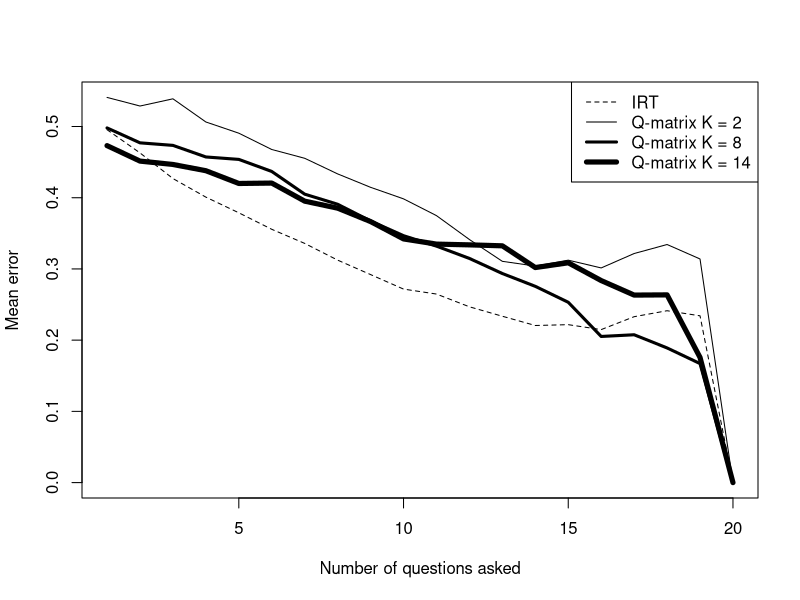

R code for this plot:
qmatrix2 <- c(0.540841653396,0.528733631951,0.538876851011,0.506326792594,0.490595022586,0.467684089672,0.455356784748,0.433425153359,0.414580155256,0.398379069394,0.374832447771,0.341290312286,0.31067409965,0.304014576451,0.31231163924,0.301401345813,0.321650097275,0.334290155837,0.313971109522,0)
qmatrix5 <- c(0.489355355284,0.487390656242,0.482312014101,0.461442181873,0.445986038718,0.431183658971,0.412854059529,0.386767011037,0.37543350941,0.353421511547,0.338176800599,0.320475239091,0.294347025003,0.283298555663,0.28483567754,0.282254719778,0.287537321362,0.287700763524,0.214206845441,0)
qmatrix8 <- c(0.497993992529,0.477053193769,0.473476476933,0.457222546203,0.453796180875,0.436848174601,0.40498292429,0.390798749773,0.367268579325,0.346666200454,0.332003964271,0.314722277625,0.293535222887,0.275547455083,0.253183320227,0.205192136233,0.207570340146,0.18905528427,0.167091799947,0)
qmatrix11 <- c(0.47105597067,0.453913406443,0.443121004908,0.445955511354,0.426982935038,0.409749725716,0.386961345874,0.369083174642,0.360948779179,0.344583586023,0.332751929549,0.313594400575,0.292383863653,0.299168365361,0.272799507503,0.295383412072,0.27958916936,0.263293287497,0.147872047755,0)
qmatrix14 <- c(0.473117922165,0.451395612651,0.446676815268,0.437906659584,0.419997667541,0.420556847928,0.395156626555,0.385311496879,0.366485254993,0.342131358129,0.334851578604,0.333797970354,0.332452072516,0.301945819594,0.308638196266,0.283646388271,0.263278439358,0.263568764516,0.175766195877,0)
irt <- c(0.495493759827,0.462920464186,0.426933271444,0.400827881371,0.378810921641,0.355656273138,0.335849003942,0.3123796695,0.292074134889,0.271699429786,0.26473943551,0.24683894909,0.233572702019,0.220574377537,0.22175117055,0.214814223323,0.23293776051,0.241318148822,0.23418887159,0)
plot(qmatrix2, type="l", lwd=1, ann=F)
lines(qmatrix8, type="l", lwd=3)
lines(qmatrix14, type="l", lwd=5)
lines(irt, type="l", xlab="dat", lty="dashed")
legend("topright", c("IRT", "Q-matrix K = 2", "Q-matrix K = 8", "Q-matrix K = 14"), lty=c(2, 1, 1, 1), lwd=c(1, 1, 3, 5))
title(xlab="Number of questions asked")
title(ylab="Mean error")
